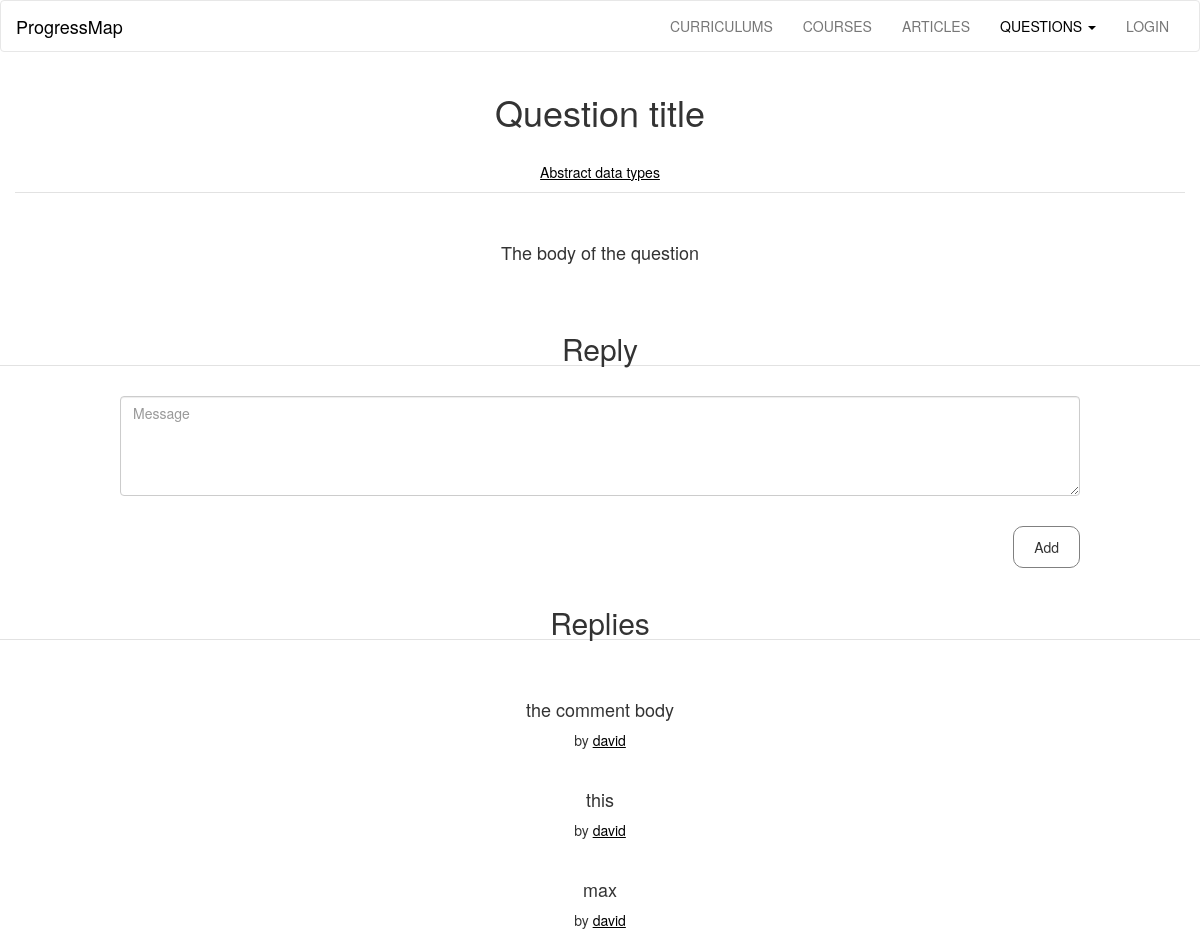
The page /questions/question title on the database its author committed.
### progressMap/models.py (models this page shows, shortened)
class Questions(db.Model):
	id= db.Column(db.Integer, primary_key = True)
	title = db.Column(db.Text, nullable = False)
	message = db.Column(db.Text, nullable = False)
	user_id = db.Column(db.Integer, db.ForeignKey('user.id'), nullable=False)
	article_id = db.Column(db.Integer, db.ForeignKey('articles.id'), nullable=False)
	comments = db.relationship('Comments', backref = 'question', lazy = 'dynamic')

class Articles(db.Model):
	id  = db.Column(db.Integer, primary_key = True)
	title = db.Column(db.String(300), nullable=False)
	description = db.Column(db.Text, nullable=False)
	questions = db.relationship('Questions', backref='article', lazy='dynamic')
	allContent = db.relationship('AllContent', backref='article', lazy='dynamic')
	user_id = db.Column(db.Integer, db.ForeignKey('user.id'), nullable=False)
	course_id = db.Column(db.Integer, db.ForeignKey('courses.id'), nullable=False)
	curriculum_id = db.Column(db.Integer, db.ForeignKey('curriculums.id'), nullable=False)

class Comments(db.Model):
	id = db.Column(db.Integer, primary_key = True)
	message = db.Column(db.Text, nullable = False)
	question_id = db.Column(db.Integer, db.ForeignKey('questions.id'), nullable = False)
	user_id = db.Column(db.Integer, db.ForeignKey('user.id'), nullable=False)

class User(db.Model, UserMixin):
	id = db.Column(db.Integer, primary_key = True)
	username = db.Column(db.String(40), unique = True)
	email = db.Column(db.String(120), unique = True)
	password_hash = db.Column(db.String)
	articles =  db.relationship('Articles', backref='user', lazy='dynamic')
	courses =  db.relationship('Courses', backref='user', lazy='dynamic')
	curriculums =  db.relationship('Curriculums', backref='user', lazy='dynamic')
	questions = db.relationship('Questions', backref='user', lazy='dynamic')
	comments = db.relationship('Comments', backref='user', lazy='dynamic')
	completed = db.relationship('Completed', backref='user', lazy='dynamic')
	allContent = db.relationship('AllContent', backref='user', lazy='dynamic')
	@property
	def password(self):
		raise AttributeError('password: write-only field')

### progressMap/questions/views.py (the view, shortened to what this page needs)
@questions.route('/<page>', methods=['GET', 'POST'])
def view(page):
	if page == 'ask':
		return redirect(url_for('questions.ask'))
	if page == '':
		return redirect(url_for('questions.show'))
	question = models.getByTitle(models.Questions, page)
	comments = models.getComments(question)
	form = forms.commentForm()
	return render_template('showQuestion.html', question=question, comments=comments, form=form)

### progressMap/questions/forms.py
class commentForm(Form):
	message = StringField(widget=TextArea(), validators=[DataRequired()])

### progressMap/models.py (called while the page is built)
def getByTitle(className, titleName):
		return className.query.filter_by(title=titleName).first_or_404()

def getComments(questionObject):
	comments = Comments.query.filter_by(question_id = int(questionObject.id)).all()
	if comments:
		return comments

### progressMap/templates/showQuestion.html (shortened to what this page needs)
{% extends "base.html" %}
{% from 'form_macros.html' import render_field %}
{% block questions_link %}
<li class="dropdown">
<a class="dropdown-toggle active" data-toggle="dropdown" href="#">QUESTIONS
<span class="caret"></span></a>
</li>
{% endblock %}
{% block content %}
<section class="container-fluid content text-center underline">
<article class="b-down">
<h1>{{ question.title.capitalize() }}</h1>
<br />
<p>
	<a href="{{ url_for('articles.show', page = question.article.title) }}">
		{{ question.article.title.capitalize() }}
	</a>
</p>
</article>
<br /><br />
<h4 >{{ question.message }}</h4>
<br /><br />
</section>
<section>
<form action="" method="post">
	<h2 class="text-center b-down">Reply</h2>
	<br />
	<section class="replyBox">
	{{ render_field(form.message, class_="form-control", placeholder="Message", required=True) }}
	<br />
	<button class="button right submit" type="submit">Add</button>
	<br /><br /><br />
	</section>
</form>
</section>
<section class="text-center">
<h2 class="text-center b-down">Replies</h2>
<br />
{% if comments %}
{% for comment in comments%}
<article class="underline">
<br />
<h4>{{ comment.message}}</h4>
<p>by
	<a href="url_for()">
		{{ comment.user.username}}
	</a>
</p>
{% endfor %}
</article>
{% else %}
	<h4>No replies yet.</h4>h4>
{% endif %}
</section>
{% endblock %}

### progressMap/static/css/main.css (style rules this page uses)
a { color: black; text-decoration: none; }
.replyBox { margin: auto; width: 95%; }
.replyBox textarea { height: 100px; }
@media screen and (min-width: 550px) { .replyBox { margin: auto; width: 80%; } }
.underline a { color: black; text-decoration: underline; }
.navbar-default .navbar-nav>li>a.active { color: black; }
.right { float: right; }
.button { padding: 10px 20px; border: 1px solid gray; border-radius: 10px; background-color: white; }
.content { background-color: white; }
.b-down { border-bottom: 1px solid #e2e2e2; }

### rows shown on the page
Questions: title "Question title", message "The body of the question"
Articles: article "Abstract data types"
Comments: message "the comment body", user.username "david"
Comments: message "this", user.username "david"
Comments: message "max", user.username "david"
